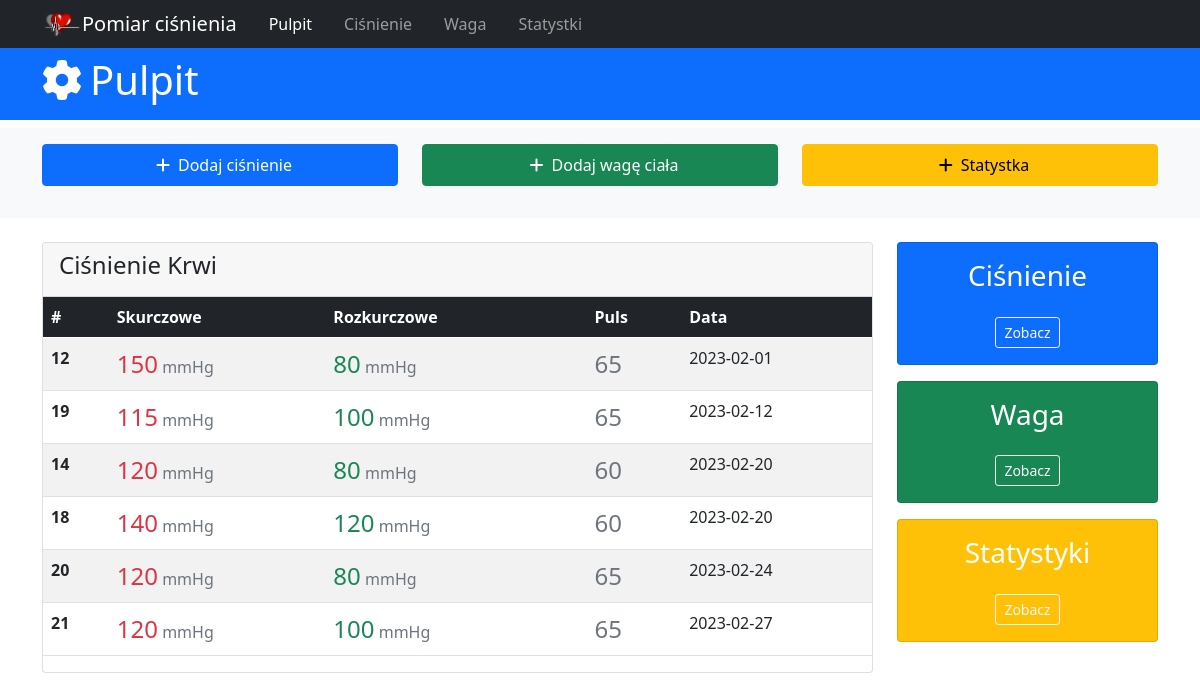
The page / on the database its author committed.
### tables this page shows
CREATE TABLE blood_pressure(id integer primary key autoincrement, upper_pressure int, down_pressure int, pressure int, date_of_pressure date not null default(date()), description text, time_of_day VARCHAR(10));

### app.py (the view)
@app.route('/')
def index():
  db = get_db()
  sql_command = 'select id, upper_pressure, down_pressure, pressure, date_of_pressure from blood_pressure order by date_of_pressure;'
  cur = db.execute(sql_command)
  bloods = cur.fetchall()
  return render_template('index.html', active_menu='home', bloods=bloods)

### app.py (called while the page is built)
def get_db():
  if not hasattr(g, 'sqlite_db'):
    conn = sqlite3.connect(app_info['db_file'])
    conn.row_factory = sqlite3.Row
    g.sqlite_db = conn
  return g.sqlite_db

### templates/index.html (shortened to what this page needs)
{% extends 'base.html' %} {% block content %}
<header>
  <div id="main-header" class="py-2 bg-primary text-white">
    <div class="container">
      <div class="row">
        <div class="col-md-6">
          <h1><i class="fas fa-cog pe-2"></i>Pulpit</h1>
        </div>
      </div>
    </div>
  </div>
</header>
{{super()}}
<section id="main-window">
  <div class="container">
    <div class="row">
      <div class="col-md-9">
        <div class="card">
          <div class="card-header">
            <h4>Ciśnienie Krwi</h4>
          </div>
          <table class="table table-striped">
            <thead class="table-dark">
              <tr>
                <th scope="col">#</th>
                <th scope="col">Skurczowe</th>
                <th scope="col">Rozkurczowe</th>
                <th scope="col"></th>
                <th scope="col">Puls</th>
                <th scope="col">Data</th>
              </tr>
            </thead>
            <tbody>
              {% for blood in bloods %}
              <tr>
                <th scope="row">{{blood.id}}</th>
                <td>
                  <span class="fs-4 text-danger">{{blood.upper_pressure}}</span>
                  <span class="text-muted">mmHg</span>
                </td>
                <td>
                  <span class="fs-4 text-success">{{blood.down_pressure}}</span>
                  <span class="text-muted">mmHg</span>
                </td>
                <td scope="row">
                </td>
                <td class="fs-4 text-secondary">{{blood.pressure}}</td>
                <td>{{blood.date_of_pressure}}</td>
              </tr>
              {% endfor %}
            </tbody>
          </table>
        </div>
      </div>
      <div class="col md-3">
        <div class="card bg-primary text-center text-white mb-3">
          <div class="card-body">
            <h3>Ciśnienie</h3>
            <a
              href="{{url_for('pressure_history')}}"
              class="btn btn-outline-light btn-sm mt-3"
              >Zobacz</a
            >
          </div>
        </div>
        <div class="card bg-success text-center text-white mb-3">
          <div class="card-body">
            <h3>Waga</h3>
            <a
              href="{{url_for('weight_history')}}"
              class="btn btn-outline-light btn-sm mt-3"
              >Zobacz</a
            >
          </div>
        </div>
        <div class="card bg-warning text-center text-white">
          <div class="card-body">
            <h3>Statystyki</h3>
            <a href="#" class="btn btn-outline-light btn-sm mt-3">Zobacz</a>
          </div>
        </div>
      </div>
    </div>
  </div>
</section>
{% endblock %}

### static/style.css (style rules this page uses)
.container { max-width: 1140px; }

### rows shown on the page
blood_pressure: id "12", upper_pressure "150", down_pressure "80", pressure "65", date_of_pressure "2023-02-01"
blood_pressure: id "19", upper_pressure "115", down_pressure "100", pressure "65", date_of_pressure "2023-02-12"
blood_pressure: id "14", upper_pressure "120", down_pressure "80", pressure "60", date_of_pressure "2023-02-20"
blood_pressure: id "18", upper_pressure "140", down_pressure "120", pressure "60", date_of_pressure "2023-02-20"
blood_pressure: id "20", upper_pressure "120", down_pressure "80", pressure "65", date_of_pressure "2023-02-24"
blood_pressure: id "21", upper_pressure "120", down_pressure "100", pressure "65", date_of_pressure "2023-02-27"
